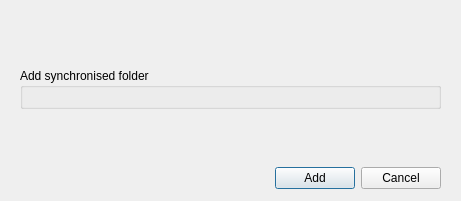
<?xml version="1.0" encoding="UTF-8"?>
<ui version="4.0">
 <class>BindFolderDialog</class>
 <widget class="QDialog" name="BindFolderDialog">
  <property name="geometry">
   <rect>
    <x>0</x>
    <y>0</y>
    <width>461</width>
    <height>201</height>
   </rect>
  </property>
  <property name="windowTitle">
   <string>Add folder</string>
  </property>
  <layout class="QVBoxLayout" name="verticalLayout">
   <property name="spacing">
    <number>10</number>
   </property>
   <property name="leftMargin">
    <number>20</number>
   </property>
   <property name="topMargin">
    <number>10</number>
   </property>
   <property name="rightMargin">
    <number>20</number>
   </property>
   <property name="bottomMargin">
    <number>10</number>
   </property>
   <item alignment="Qt::AlignHCenter">
    <widget class="QLabel" name="label">
     <property name="maximumSize">
      <size>
       <width>128</width>
       <height>48</height>
      </size>
     </property>
     <property name="styleSheet">
      <string notr="true">border-image: url(&quot;:/images/megasync_logo.png&quot;);
min-width: 128px;
min-height: 48px;
</string>
     </property>
    </widget>
   </item>
   <item>
    <widget class="QGroupBox" name="groupBox">
     <property name="title">
      <string>Add synchronised folder</string>
     </property>
     <layout class="QVBoxLayout" name="verticalLayout_2">
      <item>
       <widget class="FolderBinder" name="wBinder" native="true"/>
      </item>
     </layout>
    </widget>
   </item>
   <item>
    <spacer name="verticalSpacer">
     <property name="orientation">
      <enum>Qt::Vertical</enum>
     </property>
     <property name="sizeHint" stdset="0">
      <size>
       <width>20</width>
       <height>0</height>
      </size>
     </property>
    </spacer>
   </item>
   <item>
    <widget class="QWidget" name="bLayout" native="true">
     <property name="maximumSize">
      <size>
       <width>16777215</width>
       <height>26</height>
      </size>
     </property>
     <layout class="QHBoxLayout" name="horizontalLayout">
      <property name="leftMargin">
       <number>0</number>
      </property>
      <property name="topMargin">
       <number>0</number>
      </property>
      <property name="rightMargin">
       <number>0</number>
      </property>
      <property name="bottomMargin">
       <number>0</number>
      </property>
      <item>
       <spacer name="horizontalSpacer">
        <property name="orientation">
         <enum>Qt::Horizontal</enum>
        </property>
        <property name="sizeHint" stdset="0">
         <size>
          <width>40</width>
          <height>26</height>
         </size>
        </property>
       </spacer>
      </item>
      <item>
       <widget class="QPushButton" name="bOK">
        <property name="text">
         <string>Add</string>
        </property>
       </widget>
      </item>
      <item>
       <widget class="QPushButton" name="bCancel">
        <property name="text">
         <string>Cancel</string>
        </property>
       </widget>
      </item>
     </layout>
    </widget>
   </item>
  </layout>
 </widget>
 <customwidgets>
  <customwidget>
   <class>FolderBinder</class>
   <extends>QWidget</extends>
   <header>Syncs/Twoways/FolderBinder.h</header>
   <container>1</container>
  </customwidget>
 </customwidgets>
 <resources/>
 <connections>
  <connection>
   <sender>bCancel</sender>
   <signal>clicked()</signal>
   <receiver>BindFolderDialog</receiver>
   <slot>reject()</slot>
   <hints>
    <hint type="sourcelabel">
     <x>413</x>
     <y>51</y>
    </hint>
    <hint type="destinationlabel">
     <x>229</x>
     <y>36</y>
    </hint>
   </hints>
  </connection>
 </connections>
</ui>
